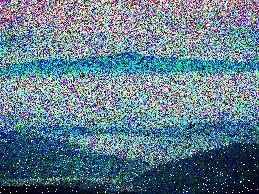
#> input picture 25HS10043_Perception_Task 26_2/Task_2.2.2/noisy.jpg, 259 x 194 px
$ python final_edge_aware_blur.py   (older library calls are emulated)
#> lines starting #> are read from the running program, lines starting #| are printed output that depends on the picture; after the words box and inside, x2 and y2 are one past the last pixel; in counts of white or black regions, pixels touching at a corner belong together
import cv2
import numpy as np
from collections import deque


import os
SCRIPT_DIR = os.path.dirname(os.path.abspath(__file__))
image = cv2.imread(os.path.join(SCRIPT_DIR, 'noisy.jpg'))
#> image is the input picture: shape (194, 259, 3); mean B, G, R 141.7, 125.4, 93.3
if image is None:
    raise FileNotFoundError("Could not load 'noisy.jpg'. Make sure it is in the working directory.")


# ──────────────────────────────────────────────────────────────────────────────
# Custom edge detection — improved with multi-scale gradient + morphological
# cleanup to produce cleaner, more connected edges.
#
# Parameters (all tweakable at the bottom of the file):
#   edge_pre_blur    — Gaussian blur before edge detection to suppress noise
#   sobel_ksize      — Sobel kernel size (3, 5, or 7; larger = softer edges)
#   low_pct          — lower hysteresis percentile (0-100)
#   high_pct         — upper hysteresis percentile (0-100)
#   edge_dilate      — dilate edges by this many pixels to thicken them
#   edge_close_ksize — morphological closing kernel to bridge small gaps
# ──────────────────────────────────────────────────────────────────────────────
def custom_edge_detect(image_bgr, edge_pre_blur=11, sobel_ksize=7,
                       low_pct=60, high_pct=85, edge_dilate=1,
                       edge_close_ksize=3):
    # Pre-blur the image to suppress noise before computing gradients
#> called with edge_pre_blur = 15, sobel_ksize = 9, low_pct = 75, high_pct = 85, edge_dilate = 1, edge_close_ksize = 3
    blurred = cv2.GaussianBlur(image_bgr, (edge_pre_blur, edge_pre_blur), 0)
    gray = cv2.cvtColor(blurred, cv2.COLOR_BGR2GRAY).astype(np.float64)

    # Multi-scale gradients: combine two Sobel scales for better coverage
    gx1 = cv2.Sobel(gray, cv2.CV_64F, 1, 0, ksize=sobel_ksize)
    gy1 = cv2.Sobel(gray, cv2.CV_64F, 0, 1, ksize=sobel_ksize)
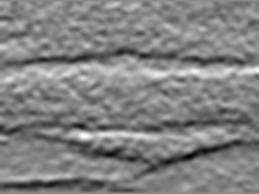
#> gy1: shape (194, 259) float64; min -394078, max 337742, mean -20418.9; drawn with min black and max white
    mag1 = np.sqrt(gx1**2 + gy1**2)
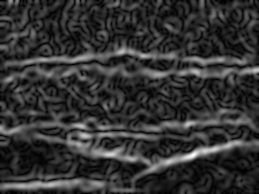
#> mag1: shape (194, 259) float64; min 0, max 434438.5, mean 87817; drawn with min black and max white

    # Second scale with smaller kernel for fine detail
    ksize2 = max(3, sobel_ksize - 2)
    gx2 = cv2.Sobel(gray, cv2.CV_64F, 1, 0, ksize=ksize2)
    gy2 = cv2.Sobel(gray, cv2.CV_64F, 0, 1, ksize=ksize2)
    mag2 = np.sqrt(gx2**2 + gy2**2)

    # Combine: take the max of both scales at each pixel
    magnitude = np.maximum(mag1, mag2)
    # Use direction from the scale with the stronger gradient
    direction = np.where(mag1 >= mag2, np.arctan2(gy1, gx1), np.arctan2(gy2, gx2))
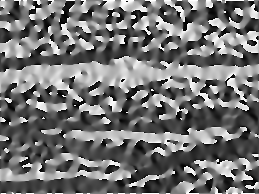
#> direction: shape (194, 259) float64; min -3.14, max 3.14, mean -0.283; drawn with min black and max white

    h, w = magnitude.shape
#> h = 194; w = 259
    suppressed = np.zeros_like(magnitude)
    angle = direction * 180.0 / np.pi
    angle[angle < 0] += 180
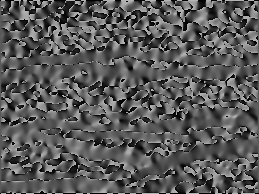
#> angle: shape (194, 259) float64; min 0, max 180, mean 89.1

    # Non-maximum suppression
    for y in range(1, h - 1):
        for x in range(1, w - 1):
            a = angle[y, x]
            m = magnitude[y, x]
            if (0 <= a < 22.5) or (157.5 <= a <= 180):
                n1, n2 = magnitude[y, x - 1], magnitude[y, x + 1]
            elif 22.5 <= a < 67.5:
                n1, n2 = magnitude[y - 1, x + 1], magnitude[y + 1, x - 1]
            elif 67.5 <= a < 112.5:
                n1, n2 = magnitude[y - 1, x], magnitude[y + 1, x]
            else:
                n1, n2 = magnitude[y - 1, x - 1], magnitude[y + 1, x + 1]
            if m >= n1 and m >= n2:
                suppressed[y, x] = m
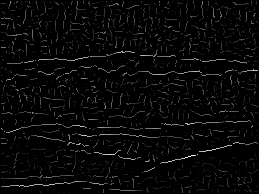
#> suppressed: shape (194, 259) float64; min 0, max 434438.5, mean 13495.8; drawn with min black and max white

    nonzero = suppressed[suppressed > 0]
#> nonzero = 5914 values, max 434438.5 at index 4792, min 5023.9 at index 5222, mean 114661.5
    if len(nonzero) == 0:
        return np.zeros((h, w), dtype=np.uint8)

    low_thresh = np.percentile(nonzero, low_pct)
#> low_thresh = 145984
    high_thresh = np.percentile(nonzero, high_pct)
#> high_thresh = 188580.7
    print(f"  Thresholds: low={low_thresh:.1f}, high={high_thresh:.1f}  "
          f"(range: {nonzero.min():.1f} - {nonzero.max():.1f})")
#|   Thresholds: low=145984.0, high=188580.7  (range: 5023.9 - 434438.5)

    strong = suppressed >= high_thresh
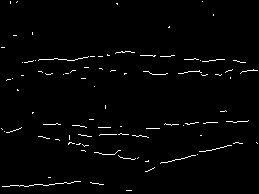
#> strong: shape (194, 259) bool; 1.8% white in thin lines or dots
    weak = (suppressed >= low_thresh) & ~strong
#> weak: shape (194, 259) bool; 1.2% white in thin lines or dots

    edges = np.zeros((h, w), dtype=np.uint8)
    edges[strong] = 255

    # Hysteresis
    prev_count = 0
    while True:
        dilated = cv2.dilate(edges, np.ones((3, 3), dtype=np.uint8))
        new_edges = (dilated > 0) & weak
        edges[new_edges] = 255
        curr_count = np.count_nonzero(edges)
        if curr_count == prev_count:
            break
        prev_count = curr_count
#> edges: shape (194, 259); 2.4% white in thin lines or dots

    # Morphological cleanup: close small gaps in edges
    if edge_close_ksize > 0:
        close_kern = np.ones((edge_close_ksize, edge_close_ksize), dtype=np.uint8)
        edges = cv2.morphologyEx(edges, cv2.MORPH_CLOSE, close_kern)
#> edges: shape (194, 259); 2.5% white in thin lines or dots

    # Dilate to thicken edges (acts as wider barrier for the blur)
    if edge_dilate > 0:
        dilate_kern = np.ones((2 * edge_dilate + 1, 2 * edge_dilate + 1), dtype=np.uint8)
        edges = cv2.dilate(edges, dilate_kern)
#> edges: shape (194, 259); 8.7% white; 47 white regions (5 under 20 px), largest, box (x1, y1, x2, y2) and area: (6, 50, 136, 65) 432, (159, 141, 259, 165) 346, (139, 69, 223, 77) 291
#|   4347 edge pixels detected

    return edges


# ──────────────────────────────────────────────────────────────────────────────
# Edge-aware blur
#
# For each pixel, BFS flood-fills within a (kernel_size x kernel_size) window.
# The flood cannot cross or include edge pixels.  Only reachable non-edge
# pixels on the same side of the edge contribute to the average.
#
# Parameters:
#   img          — input BGR image (np.uint8)
#   edge_mask    — boolean array, True = edge pixel
#   kernel_size  — size of the blur window (must be odd)
#   iterations   — how many times to re-apply the blur for extra smoothing
# ──────────────────────────────────────────────────────────────────────────────
def edge_aware_blur(img, edge_mask, kernel_size=11, iterations=1):
#> called with kernel_size = 7, iterations = 3
    radius = kernel_size // 2
    h, w = img.shape[:2]
#> h = 194; w = 259

    current = img.copy()

    for it in range(iterations):
        print(f"  Pass {it + 1}/{iterations} (kernel={kernel_size}x{kernel_size})...")
        img_f = current.astype(np.float64)
        output = np.zeros_like(current, dtype=np.float64)

        # ── Step 1: blur all NON-edge pixels (BFS stays on same side) ──
        for y in range(h):
            if y % 40 == 0:
                print(f"    Row {y}/{h}")
            for x in range(w):
                # Skip edge pixels for now — handle them in step 2
                if edge_mask[y, x]:
                    continue

                # BFS from (y, x), staying inside the kernel window, blocked by edges
                visited = set()
                visited.add((y, x))
                queue = deque([(y, x)])
                total = img_f[y, x].copy()
                count = 1

                while queue:
                    cy, cx = queue.popleft()
                    for dy, dx in [(-1, 0), (1, 0), (0, -1), (0, 1)]:
                        ny, nx = cy + dy, cx + dx
                        if ny < 0 or ny >= h or nx < 0 or nx >= w:
                            continue
                        if abs(ny - y) > radius or abs(nx - x) > radius:
                            continue
                        if edge_mask[ny, nx]:
                            continue
                        if (ny, nx) in visited:
                            continue
                        visited.add((ny, nx))
                        queue.append((ny, nx))
                        total += img_f[ny, nx]
                        count += 1

                output[y, x] = total / count

        # ── Step 2: inpaint edge pixels from already-smoothed neighbours ──
        # Repeatedly fill edges from the outside in (handles thick dilated edges)
        filled = output.copy()
        edge_remaining = edge_mask.copy()
        max_passes = max(EDGE_DILATE * 2 + 2, 5)

        for p in range(max_passes):
            still_missing = False
            for y in range(h):
                for x in range(w):
                    if not edge_remaining[y, x]:
                        continue
                    total = np.zeros(3, dtype=np.float64)
                    count = 0
                    for dy, dx in [(-1, 0), (1, 0), (0, -1), (0, 1),
                                   (-1, -1), (-1, 1), (1, -1), (1, 1)]:
                        ny, nx = y + dy, x + dx
                        if 0 <= ny < h and 0 <= nx < w and not edge_remaining[ny, nx]:
                            total += filled[ny, nx]
                            count += 1
                    if count > 0:
                        filled[y, x] = total / count
                        edge_remaining[y, x] = False
                    else:
                        still_missing = True
            if not still_missing:
                print(f"    Edge inpaint done in {p + 1} passes")
                break

        current = np.clip(filled, 0, 255).astype(np.uint8)
#> edge_remaining: shape (194, 259) bool; every value is 0
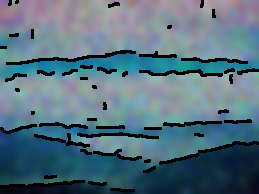
#> output: shape (194, 259, 3) float64; mean of channels 0, 1, 2 128.4, 113.8, 86.1; drawn as B, G, R

    return current


# ──────────────────────────────────────────────────────────────────────────────
# TWEAKABLE PARAMETERS — adjust these to tune the result
# ──────────────────────────────────────────────────────────────────────────────

# Edge detection parameters
EDGE_PRE_BLUR    = 15    # Gaussian blur before edge detection (odd, larger = less noise)
SOBEL_KSIZE      = 9    # Sobel kernel size: 3, 5, or 7 (larger = catches softer edges)
LOW_PCT          = 75    # Lower hysteresis percentile (lower = more edges)
HIGH_PCT         = 85    # Upper hysteresis percentile (lower = more strong edges)
EDGE_DILATE      = 1     # Thicken edges by N pixels (0 = no dilation)
EDGE_CLOSE_KSIZE = 3     # Morphological closing kernel to bridge gaps (0 = off)

# Blur parameters
KERNEL_SIZE      = 7     # Edge-aware blur window size (odd)
ITERATIONS       = 3     # Number of blur passes (more = smoother)

# ──────────────────────────────────────────────────────────────────────────────
# Run
# ──────────────────────────────────────────────────────────────────────────────
print("Detecting edges...")
edges = custom_edge_detect(image,
                           edge_pre_blur=EDGE_PRE_BLUR,
                           sobel_ksize=SOBEL_KSIZE,
                           low_pct=LOW_PCT,
                           high_pct=HIGH_PCT,
                           edge_dilate=EDGE_DILATE,
                           edge_close_ksize=EDGE_CLOSE_KSIZE)
edge_mask = edges > 0
print(f"  {np.count_nonzero(edges)} edge pixels detected")

print(f"\nRunning edge-aware blur: kernel={KERNEL_SIZE}, iterations={ITERATIONS}")
result = edge_aware_blur(image, edge_mask, kernel_size=KERNEL_SIZE, iterations=ITERATIONS)

cv2.imwrite(os.path.join(SCRIPT_DIR, 'edge_aware_blur.jpg'), result)
print(f"\n[Done] Saved -> edge_aware_blur.jpg")

# Display — including edges
cv2.imshow('Original Noisy', image)
cv2.imshow('Detected Edges', edges)
cv2.imshow('Edge-Aware Blur', result)
print("Press any key to close...")
cv2.waitKey(0)
cv2.destroyAllWindows()
